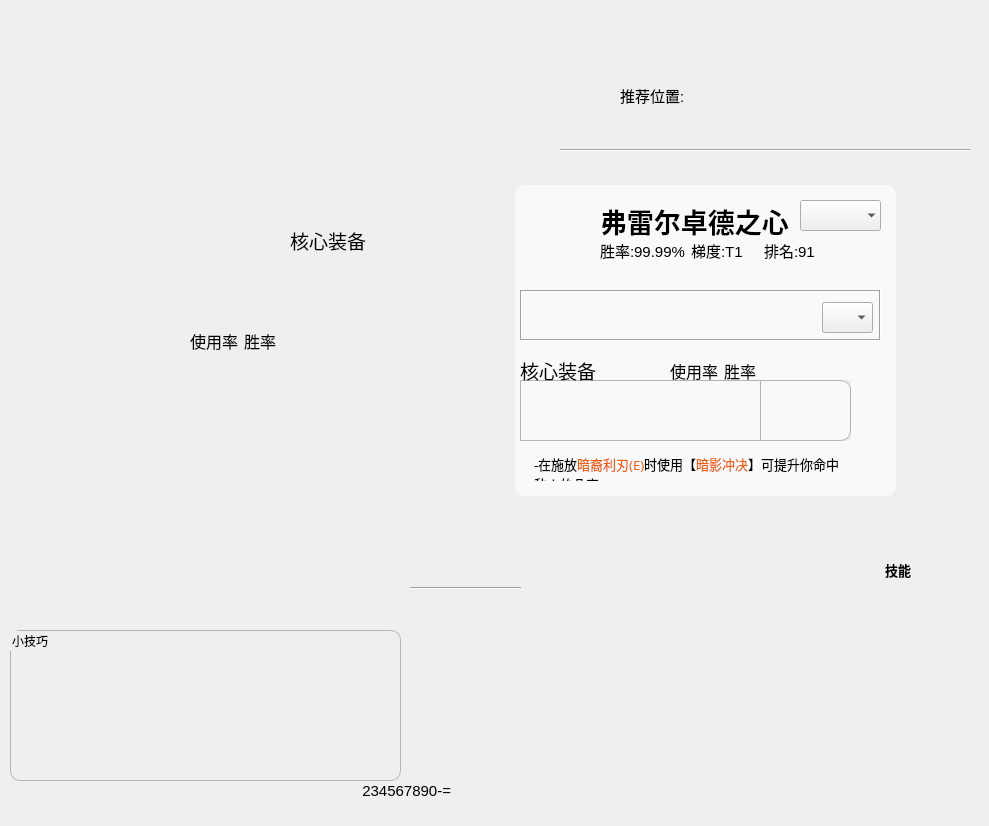
<?xml version="1.0" encoding="UTF-8"?>
<ui version="4.0">
 <class>Form</class>
 <widget class="QWidget" name="Form">
  <property name="geometry">
   <rect>
    <x>0</x>
    <y>0</y>
    <width>989</width>
    <height>826</height>
   </rect>
  </property>
  <property name="windowTitle">
   <string>Form</string>
  </property>
  <widget class="QWidget" name="widget_bottom" native="true">
   <property name="geometry">
    <rect>
     <x>510</x>
     <y>180</y>
     <width>391</width>
     <height>321</height>
    </rect>
   </property>
   <property name="styleSheet">
    <string notr="true">QWidget#widget_bottom{
background-color:#f8f9fa;
border-radius:10px;
border: 5px, white;
margin: 5px;
}
</string>
   </property>
   <widget class="QLabel" name="hero_avatar">
    <property name="geometry">
     <rect>
      <x>20</x>
      <y>20</y>
      <width>61</width>
      <height>61</height>
     </rect>
    </property>
    <property name="maximumSize">
     <size>
      <width>100</width>
      <height>100</height>
     </size>
    </property>
    <property name="styleSheet">
     <string notr="true"/>
    </property>
    <property name="text">
     <string/>
    </property>
    <property name="pixmap">
     <pixmap>C:/Users/lnori/Desktop/lol/icon/-1.png</pixmap>
    </property>
    <property name="scaledContents">
     <bool>true</bool>
    </property>
    <property name="wordWrap">
     <bool>false</bool>
    </property>
    <property name="margin">
     <number>0</number>
    </property>
   </widget>
   <widget class="QLabel" name="hero_name">
    <property name="geometry">
     <rect>
      <x>90</x>
      <y>20</y>
      <width>201</width>
      <height>41</height>
     </rect>
    </property>
    <property name="font">
     <font>
      <pointsize>20</pointsize>
      <weight>75</weight>
      <bold>true</bold>
     </font>
    </property>
    <property name="text">
     <string>弗雷尔卓德之心</string>
    </property>
   </widget>
   <widget class="QWidget" name="layoutWidget_2">
    <property name="geometry">
     <rect>
      <x>90</x>
      <y>60</y>
      <width>231</width>
      <height>21</height>
     </rect>
    </property>
    <layout class="QHBoxLayout" name="horizontalLayout">
     <item>
      <widget class="QLabel" name="hero_win">
       <property name="font">
        <font>
         <pointsize>11</pointsize>
        </font>
       </property>
       <property name="text">
        <string>胜率:99.99%</string>
       </property>
      </widget>
     </item>
     <item>
      <widget class="QLabel" name="hero_gradient">
       <property name="font">
        <font>
         <pointsize>11</pointsize>
        </font>
       </property>
       <property name="text">
        <string>梯度:T1</string>
       </property>
      </widget>
     </item>
     <item>
      <widget class="QLabel" name="hero_ranking">
       <property name="font">
        <font>
         <pointsize>11</pointsize>
        </font>
       </property>
       <property name="text">
        <string>排名:91</string>
       </property>
      </widget>
     </item>
    </layout>
   </widget>
   <widget class="QScrollArea" name="scrollArea">
    <property name="geometry">
     <rect>
      <x>10</x>
      <y>200</y>
      <width>241</width>
      <height>61</height>
     </rect>
    </property>
    <property name="styleSheet">
     <string notr="true">QWidget#scrollAreaWidgetContents_3{
	background-color:rgb(248, 249, 250);
	border: 1px solid rgb(179, 179, 179) ;
	border-style:solid;

}
QWidget#scrollArea{
	 border-width:0px 0px 0px 0px;
	 border-style:solid;
}
</string>
    </property>
    <property name="verticalScrollBarPolicy">
     <enum>Qt::ScrollBarAlwaysOff</enum>
    </property>
    <property name="horizontalScrollBarPolicy">
     <enum>Qt::ScrollBarAlwaysOff</enum>
    </property>
    <property name="widgetResizable">
     <bool>true</bool>
    </property>
    <widget class="QWidget" name="scrollAreaWidgetContents_3">
     <property name="geometry">
      <rect>
       <x>0</x>
       <y>0</y>
       <width>241</width>
       <height>61</height>
      </rect>
     </property>
    </widget>
   </widget>
   <widget class="QScrollArea" name="scrollArea_2">
    <property name="geometry">
     <rect>
      <x>250</x>
      <y>200</y>
      <width>91</width>
      <height>61</height>
     </rect>
    </property>
    <property name="styleSheet">
     <string notr="true">QWidget#scrollAreaWidgetContents_4{
	background-color:rgb(248, 249, 250);

	border: 1px solid rgb(179, 179, 179) ;
	border-style:solid;
	border-bottom-right-radius:10px;

	border-top-right-radius:10px;

}
QWidget#scrollArea_2{
	 border-width:0px 0px 0px 0px;
	 border-style:solid;
}
</string>
    </property>
    <property name="widgetResizable">
     <bool>true</bool>
    </property>
    <widget class="QWidget" name="scrollAreaWidgetContents_4">
     <property name="geometry">
      <rect>
       <x>0</x>
       <y>0</y>
       <width>91</width>
       <height>61</height>
      </rect>
     </property>
    </widget>
   </widget>
   <widget class="QTextBrowser" name="ui_tips">
    <property name="geometry">
     <rect>
      <x>20</x>
      <y>270</y>
      <width>321</width>
      <height>31</height>
     </rect>
    </property>
    <property name="font">
     <font>
      <family>楷体</family>
      <pointsize>9</pointsize>
      <weight>50</weight>
      <italic>false</italic>
      <bold>false</bold>
     </font>
    </property>
    <property name="styleSheet">
     <string notr="true">QTextBrowser{
background-color:#f8f9fa;
border-width:0px 0px 0px 0px; 
border-style:solid ;
font: 9pt &quot;楷体&quot;


}</string>
    </property>
    <property name="verticalScrollBarPolicy">
     <enum>Qt::ScrollBarAlwaysOff</enum>
    </property>
    <property name="html">
     <string>&lt;!DOCTYPE HTML PUBLIC &quot;-//W3C//DTD HTML 4.0//EN&quot; &quot;http://www.w3.org/TR/REC-html40/strict.dtd&quot;&gt;
&lt;html&gt;&lt;head&gt;&lt;meta name=&quot;qrichtext&quot; content=&quot;1&quot; /&gt;&lt;style type=&quot;text/css&quot;&gt;
p, li { white-space: pre-wrap; }
&lt;/style&gt;&lt;/head&gt;&lt;body style=&quot; font-family:'楷体'; font-size:9pt; font-weight:400; font-style:normal;&quot;&gt;
&lt;p style=&quot; margin-top:0px; margin-bottom:0px; margin-left:0px; margin-right:0px; -qt-block-indent:0; text-indent:0px;&quot;&gt;&lt;span style=&quot; font-family:'SimSun'; font-size:10pt;&quot;&gt;-在施放&lt;/span&gt;&lt;span style=&quot; font-family:'SimSun'; font-size:10pt; color:#eb6213;&quot;&gt;暗裔利刃(E)&lt;/span&gt;&lt;span style=&quot; font-family:'SimSun'; font-size:10pt;&quot;&gt;时使用【&lt;/span&gt;&lt;span style=&quot; font-family:'SimSun'; font-size:10pt; color:#eb6213;&quot;&gt;暗影冲决&lt;/span&gt;&lt;span style=&quot; font-family:'SimSun'; font-size:10pt;&quot;&gt;】可提升你命中敌人的几率。&lt;/span&gt;&lt;/p&gt;
&lt;p style=&quot; margin-top:0px; margin-bottom:0px; margin-left:0px; margin-right:0px; -qt-block-indent:0; text-indent:0px;&quot;&gt;&lt;span style=&quot; font-family:'SimSun'; font-size:10pt;&quot;&gt;*诸如【&lt;/span&gt;&lt;span style=&quot; font-family:'SimSun'; font-size:10pt; color:#eb6213;&quot;&gt;恶火束链&lt;/span&gt;&lt;span style=&quot; font-family:'SimSun'; font-size:10pt;&quot;&gt;】或你友军的定身效果等控制技能，将有助于你【&lt;/span&gt;&lt;span style=&quot; font-family:'SimSun'; font-size:10pt; color:#eb6213;&quot;&gt;暗裔利刃&lt;/span&gt;&lt;span style=&quot; font-family:'SimSun'; font-size:10pt;&quot;&gt;】的起手。&lt;/span&gt;&lt;/p&gt;
&lt;p style=&quot; margin-top:0px; margin-bottom:0px; margin-left:0px; margin-right:0px; -qt-block-indent:0; text-indent:0px;&quot;&gt;&lt;span style=&quot; font-family:'SimSun'; font-size:10pt;&quot;&gt;*在你确保能够逼迫对方一战时施放【&lt;/span&gt;&lt;span style=&quot; font-family:'SimSun'; font-size:10pt; color:#eb6213;&quot;&gt;大灭&lt;/span&gt;&lt;span style=&quot; font-family:'SimSun'; font-size:10pt;&quot;&gt;】。&lt;/span&gt;&lt;/p&gt;
&lt;p style=&quot; margin-top:0px; margin-bottom:0px; margin-left:0px; margin-right:0px; -qt-block-indent:0; text-indent:0px;&quot;&gt;&lt;span style=&quot; font-family:'SimSun'; font-size:10pt;&quot;&gt;*亚托克斯的攻击非常具有波段性，所以要利用好时间来规避他的命中区域。&lt;/span&gt;&lt;/p&gt;
&lt;p style=&quot; margin-top:0px; margin-bottom:0px; margin-left:0px; margin-right:0px; -qt-block-indent:0; text-indent:0px;&quot;&gt;&lt;span style=&quot; font-family:'SimSun'; font-size:10pt;&quot;&gt;*亚托克斯的【&lt;/span&gt;&lt;span style=&quot; font-family:'SimSun'; font-size:10pt; color:#eb6213;&quot;&gt;恶火束链&lt;/span&gt;&lt;span style=&quot; font-family:'SimSun'; font-size:10pt;&quot;&gt;】在朝着边界或亚托克斯奔跑时会更容易离开。&lt;/span&gt;&lt;/p&gt;
&lt;p style=&quot; margin-top:0px; margin-bottom:0px; margin-left:0px; margin-right:0px; -qt-block-indent:0; text-indent:0px;&quot;&gt;&lt;span style=&quot; font-family:'SimSun'; font-size:10pt;&quot;&gt;*在亚托克斯使用他的终极技能时，保持距离以防止他复活。&lt;/span&gt;&lt;/p&gt;&lt;/body&gt;&lt;/html&gt;</string>
    </property>
    <property name="cursorWidth">
     <number>6</number>
    </property>
    <property name="openLinks">
     <bool>false</bool>
    </property>
   </widget>
   <widget class="QScrollArea" name="scro_3">
    <property name="geometry">
     <rect>
      <x>10</x>
      <y>110</y>
      <width>361</width>
      <height>51</height>
     </rect>
    </property>
    <property name="minimumSize">
     <size>
      <width>0</width>
      <height>0</height>
     </size>
    </property>
    <property name="maximumSize">
     <size>
      <width>390</width>
      <height>16777215</height>
     </size>
    </property>
    <property name="font">
     <font>
      <kerning>true</kerning>
     </font>
    </property>
    <property name="styleSheet">
     <string notr="true">QWidget#fuwenlist{
	background-color:rgb(248, 249, 250);
	

}
</string>
    </property>
    <property name="frameShape">
     <enum>QFrame::Box</enum>
    </property>
    <property name="frameShadow">
     <enum>QFrame::Sunken</enum>
    </property>
    <property name="verticalScrollBarPolicy">
     <enum>Qt::ScrollBarAlwaysOff</enum>
    </property>
    <property name="horizontalScrollBarPolicy">
     <enum>Qt::ScrollBarAlwaysOff</enum>
    </property>
    <property name="widgetResizable">
     <bool>true</bool>
    </property>
    <widget class="QWidget" name="fuwenlist">
     <property name="geometry">
      <rect>
       <x>0</x>
       <y>0</y>
       <width>357</width>
       <height>47</height>
      </rect>
     </property>
     <widget class="QWidget" name="layoutWidget_3">
      <property name="geometry">
       <rect>
        <x>50</x>
        <y>0</y>
        <width>134</width>
        <height>51</height>
       </rect>
      </property>
      <layout class="QHBoxLayout" name="horizontalLayout_8">
       <item>
        <widget class="QLabel" name="label_13">
         <property name="maximumSize">
          <size>
           <width>40</width>
           <height>40</height>
          </size>
         </property>
         <property name="text">
          <string/>
         </property>
         <property name="pixmap">
          <pixmap>C:/Users/lnori/Desktop/lol/icon/6655.png</pixmap>
         </property>
         <property name="scaledContents">
          <bool>true</bool>
         </property>
        </widget>
       </item>
       <item>
        <widget class="QLabel" name="label_22">
         <property name="maximumSize">
          <size>
           <width>40</width>
           <height>40</height>
          </size>
         </property>
         <property name="text">
          <string/>
         </property>
         <property name="pixmap">
          <pixmap>C:/Users/lnori/Desktop/lol/icon/6655.png</pixmap>
         </property>
         <property name="scaledContents">
          <bool>true</bool>
         </property>
        </widget>
       </item>
       <item>
        <widget class="QLabel" name="label_15">
         <property name="maximumSize">
          <size>
           <width>40</width>
           <height>40</height>
          </size>
         </property>
         <property name="text">
          <string/>
         </property>
         <property name="pixmap">
          <pixmap>C:/Users/lnori/Desktop/lol/icon/6655.png</pixmap>
         </property>
         <property name="scaledContents">
          <bool>true</bool>
         </property>
        </widget>
       </item>
      </layout>
     </widget>
     <widget class="QLabel" name="label_21">
      <property name="geometry">
       <rect>
        <x>0</x>
        <y>0</y>
        <width>51</width>
        <height>51</height>
       </rect>
      </property>
      <property name="maximumSize">
       <size>
        <width>400</width>
        <height>400</height>
       </size>
      </property>
      <property name="text">
       <string/>
      </property>
      <property name="pixmap">
       <pixmap>C:/Users/lnori/Desktop/lol/icon/6655.png</pixmap>
      </property>
      <property name="scaledContents">
       <bool>true</bool>
      </property>
     </widget>
     <widget class="QWidget" name="">
      <property name="geometry">
       <rect>
        <x>180</x>
        <y>0</y>
        <width>228</width>
        <height>44</height>
       </rect>
      </property>
      <layout class="QHBoxLayout" name="horizontalLayout_2">
       <item>
        <layout class="QHBoxLayout" name="horizontalLayout_3">
         <item>
          <widget class="QLabel" name="label_24">
           <property name="maximumSize">
            <size>
             <width>40</width>
             <height>40</height>
            </size>
           </property>
           <property name="text">
            <string/>
           </property>
           <property name="pixmap">
            <pixmap>C:/Users/lnori/Desktop/lol/icon/6655.png</pixmap>
           </property>
           <property name="scaledContents">
            <bool>true</bool>
           </property>
          </widget>
         </item>
         <item>
          <widget class="QLabel" name="label_25">
           <property name="maximumSize">
            <size>
             <width>40</width>
             <height>40</height>
            </size>
           </property>
           <property name="text">
            <string/>
           </property>
           <property name="pixmap">
            <pixmap>C:/Users/lnori/Desktop/lol/icon/6655.png</pixmap>
           </property>
           <property name="scaledContents">
            <bool>true</bool>
           </property>
          </widget>
         </item>
         <item>
          <widget class="QLabel" name="label_18">
           <property name="maximumSize">
            <size>
             <width>40</width>
             <height>40</height>
            </size>
           </property>
           <property name="text">
            <string/>
           </property>
           <property name="pixmap">
            <pixmap>C:/Users/lnori/Desktop/lol/icon/6655.png</pixmap>
           </property>
           <property name="scaledContents">
            <bool>true</bool>
           </property>
          </widget>
         </item>
        </layout>
       </item>
       <item>
        <widget class="QLabel" name="label_23">
         <property name="maximumSize">
          <size>
           <width>40</width>
           <height>40</height>
          </size>
         </property>
         <property name="text">
          <string/>
         </property>
         <property name="pixmap">
          <pixmap>C:/Users/lnori/Desktop/lol/icon/6655.png</pixmap>
         </property>
         <property name="scaledContents">
          <bool>true</bool>
         </property>
        </widget>
       </item>
       <item>
        <widget class="QLabel" name="label_17">
         <property name="maximumSize">
          <size>
           <width>40</width>
           <height>40</height>
          </size>
         </property>
         <property name="text">
          <string/>
         </property>
         <property name="pixmap">
          <pixmap>C:/Users/lnori/Desktop/lol/icon/6655.png</pixmap>
         </property>
         <property name="scaledContents">
          <bool>true</bool>
         </property>
        </widget>
       </item>
      </layout>
     </widget>
     <widget class="QComboBox" name="swith_tier_3">
      <property name="geometry">
       <rect>
        <x>300</x>
        <y>10</y>
        <width>51</width>
        <height>31</height>
       </rect>
      </property>
      <property name="styleSheet">
       <string notr="true">QComboBox{
 	border: 2px solid #dadce0;
    padding: 0 4px;
    background: rgba(255.000, 255.000, 255.000, 0.000);
    border-radius:8px;
}

QComboBox:focus,
QComboBox:open {
    border: 1px solid #0081db;
}
QComboBox::item:selected {
    border: none;
    background: #4ca6e5;
    color: #4d5157;
}
QComboBox QAbstractItemView {
    background: #ffffff;
    margin: 0;
    border: 1px solid #dadce0;
    selection-background-color: #4ca6e5;
    selection-color: #4d5157;
    padding: 2px;
}

QComboBox::drop-down {

    width: 0px; 

}
QComboBox::indicator:checked,</string>
      </property>
      <property name="iconSize">
       <size>
        <width>38</width>
        <height>38</height>
       </size>
      </property>
     </widget>
    </widget>
   </widget>
   <widget class="QComboBox" name="ui_switch_lane">
    <property name="geometry">
     <rect>
      <x>290</x>
      <y>20</y>
      <width>81</width>
      <height>31</height>
     </rect>
    </property>
    <property name="font">
     <font>
      <pointsize>12</pointsize>
     </font>
    </property>
    <property name="styleSheet">
     <string notr="true">QComboBox{
 	border: 2px solid #dadce0;
    padding: 0 4px;
    background: rgba(255.000, 255.000, 255.000, 0.000);
    border-radius:8px;
}
QComboBox:focus,
QComboBox:open {
    border: 1px solid #0081db;
}
QComboBox::item:selected {
    border: none;
    background: #4ca6e5;
    color: #4d5157;
}
QComboBox QAbstractItemView {
    background: #ffffff;
    margin: 0;
    border: 1px solid #dadce0;
    selection-background-color: #4ca6e5;
    selection-color: #4d5157;
    padding: 2px;
}
QComboBox::indicator:checked,</string>
    </property>
    <property name="currentText">
     <string/>
    </property>
    <property name="insertPolicy">
     <enum>QComboBox::InsertAfterCurrent</enum>
    </property>
    <property name="frame">
     <bool>false</bool>
    </property>
   </widget>
   <widget class="QLabel" name="label_2">
    <property name="geometry">
     <rect>
      <x>10</x>
      <y>180</y>
      <width>81</width>
      <height>21</height>
     </rect>
    </property>
    <property name="font">
     <font>
      <family>楷体</family>
      <pointsize>14</pointsize>
      <weight>50</weight>
      <bold>false</bold>
     </font>
    </property>
    <property name="text">
     <string>核心装备</string>
    </property>
   </widget>
   <widget class="QWidget" name="layoutWidget_5">
    <property name="geometry">
     <rect>
      <x>160</x>
      <y>180</y>
      <width>91</width>
      <height>21</height>
     </rect>
    </property>
    <layout class="QHBoxLayout" name="horizontalLayout_6">
     <item>
      <widget class="QLabel" name="label_14">
       <property name="font">
        <font>
         <family>楷体</family>
         <pointsize>12</pointsize>
         <weight>50</weight>
         <bold>false</bold>
        </font>
       </property>
       <property name="text">
        <string>使用率</string>
       </property>
      </widget>
     </item>
     <item>
      <widget class="QLabel" name="label_19">
       <property name="font">
        <font>
         <family>楷体</family>
         <pointsize>12</pointsize>
         <weight>50</weight>
         <bold>false</bold>
        </font>
       </property>
       <property name="text">
        <string>胜率</string>
       </property>
      </widget>
     </item>
    </layout>
   </widget>
  </widget>
  <widget class="QLabel" name="state">
   <property name="geometry">
    <rect>
     <x>80</x>
     <y>770</y>
     <width>371</width>
     <height>41</height>
    </rect>
   </property>
   <property name="font">
    <font>
     <pointsize>11</pointsize>
    </font>
   </property>
   <property name="contextMenuPolicy">
    <enum>Qt::CustomContextMenu</enum>
   </property>
   <property name="layoutDirection">
    <enum>Qt::LeftToRight</enum>
   </property>
   <property name="text">
    <string>234567890-=</string>
   </property>
   <property name="alignment">
    <set>Qt::AlignRight|Qt::AlignTrailing|Qt::AlignVCenter</set>
   </property>
  </widget>
  <widget class="QLabel" name="label_16">
   <property name="geometry">
    <rect>
     <x>870</x>
     <y>560</y>
     <width>41</width>
     <height>20</height>
    </rect>
   </property>
   <property name="font">
    <font>
     <pointsize>10</pointsize>
     <weight>75</weight>
     <bold>true</bold>
    </font>
   </property>
   <property name="text">
    <string>技能</string>
   </property>
   <property name="alignment">
    <set>Qt::AlignRight|Qt::AlignTrailing|Qt::AlignVCenter</set>
   </property>
  </widget>
  <widget class="QLabel" name="lane_bast_ui">
   <property name="geometry">
    <rect>
     <x>620</x>
     <y>80</y>
     <width>231</width>
     <height>31</height>
    </rect>
   </property>
   <property name="font">
    <font>
     <pointsize>11</pointsize>
    </font>
   </property>
   <property name="text">
    <string>推荐位置:</string>
   </property>
  </widget>
  <widget class="Line" name="line">
   <property name="geometry">
    <rect>
     <x>560</x>
     <y>140</y>
     <width>410</width>
     <height>20</height>
    </rect>
   </property>
   <property name="orientation">
    <enum>Qt::Horizontal</enum>
   </property>
  </widget>
  <widget class="QLabel" name="label_3">
   <property name="geometry">
    <rect>
     <x>500</x>
     <y>0</y>
     <width>81</width>
     <height>81</height>
    </rect>
   </property>
   <property name="text">
    <string/>
   </property>
   <property name="pixmap">
    <pixmap>D:/lol-api/lol-api/图层 1.png</pixmap>
   </property>
   <property name="scaledContents">
    <bool>true</bool>
   </property>
  </widget>
  <widget class="QLabel" name="label_4">
   <property name="geometry">
    <rect>
     <x>70</x>
     <y>-100</y>
     <width>391</width>
     <height>281</height>
    </rect>
   </property>
   <property name="text">
    <string/>
   </property>
   <property name="pixmap">
    <pixmap>D:/lol-api/lol/icon/challenge-card-background-diamond.png</pixmap>
   </property>
   <property name="scaledContents">
    <bool>true</bool>
   </property>
  </widget>
  <widget class="QGroupBox" name="groupBox">
   <property name="geometry">
    <rect>
     <x>10</x>
     <y>630</y>
     <width>391</width>
     <height>151</height>
    </rect>
   </property>
   <property name="styleSheet">
    <string notr="true">QWidget#groupBox{
		border: 1px solid rgb(179, 179, 179) ;
		border-style:solid;
		border-width:1px 1px 1px 1px;
	
		border-radius:10px
}</string>
   </property>
   <property name="title">
    <string>小技巧</string>
   </property>
   <property name="flat">
    <bool>false</bool>
   </property>
   <property name="checkable">
    <bool>false</bool>
   </property>
  </widget>
  <widget class="Line" name="line_3">
   <property name="geometry">
    <rect>
     <x>410</x>
     <y>580</y>
     <width>111</width>
     <height>16</height>
    </rect>
   </property>
   <property name="orientation">
    <enum>Qt::Horizontal</enum>
   </property>
  </widget>
  <widget class="QWidget" name="layoutWidget">
   <property name="geometry">
    <rect>
     <x>190</x>
     <y>330</y>
     <width>91</width>
     <height>21</height>
    </rect>
   </property>
   <layout class="QHBoxLayout" name="horizontalLayout_5">
    <item>
     <widget class="QLabel" name="label_11">
      <property name="font">
       <font>
        <family>楷体</family>
        <pointsize>12</pointsize>
        <weight>50</weight>
        <bold>false</bold>
       </font>
      </property>
      <property name="text">
       <string>使用率</string>
      </property>
     </widget>
    </item>
    <item>
     <widget class="QLabel" name="label_12">
      <property name="font">
       <font>
        <family>楷体</family>
        <pointsize>12</pointsize>
        <weight>50</weight>
        <bold>false</bold>
       </font>
      </property>
      <property name="text">
       <string>胜率</string>
      </property>
     </widget>
    </item>
   </layout>
  </widget>
  <widget class="QLabel" name="label">
   <property name="geometry">
    <rect>
     <x>290</x>
     <y>230</y>
     <width>81</width>
     <height>21</height>
    </rect>
   </property>
   <property name="font">
    <font>
     <family>楷体</family>
     <pointsize>14</pointsize>
     <weight>50</weight>
     <bold>false</bold>
    </font>
   </property>
   <property name="text">
    <string>核心装备</string>
   </property>
  </widget>
 </widget>
 <resources/>
 <connections/>
</ui>
